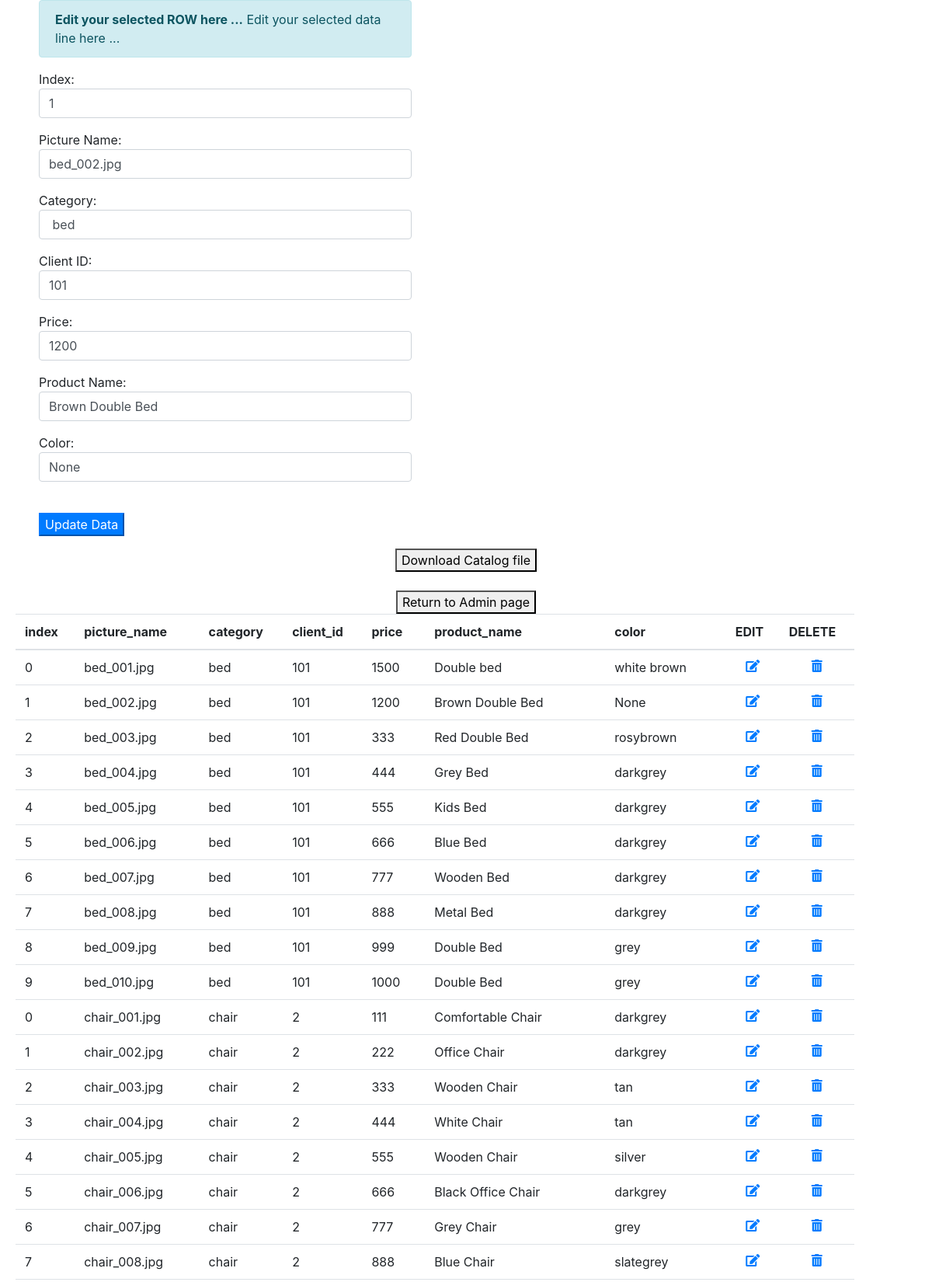
/query_edit?efname=bed_002.jpg&elname=+bed (upper part), run on the app's committed database.
### tables this page shows
CREATE TABLE "data_table" (
"index" VARCHAR(256),
  "picture_name" VARCHAR(256),
  "category" VARCHAR(256),
  "client_id" VARCHAR(256),
  "price" VARCHAR(256),
  "product_name" VARCHAR(256),
  "color" VARCHAR(256)
);

### app.py (the view)
@app.route('/query_edit',methods = ['POST', 'GET']) #this is when user clicks edit link
def sql_editlink():
    if request.method == 'GET':
        elname = request.args.get('elname')
        efname = request.args.get('efname')
        eresults = sql_query2(''' SELECT * FROM data_table WHERE picture_name = ? and category = ?''', (efname,elname))
    results = sql_query(''' SELECT * FROM data_table''')
    return render_template('viewcsv.html', eresults=eresults, results=results)

### dbmodel/sqlquery.py (called while the page is built)
def sql_query(query):
    cur = conn.cursor()
    cur.execute(query)
    rows = cur.fetchall()
    return rows

def sql_query2(query,var):
    cur = conn.cursor()
    cur.execute(query,var)
    rows = cur.fetchall()
    return rows

### templates/viewcsv.html (shortened to what this page needs)
<html>
    <head>
         <link rel="stylesheet" href="https://use.fontawesome.com/releases/v5.1.0/css/all.css">
         <link rel="stylesheet" href="https://stackpath.bootstrapcdn.com/bootstrap/4.1.1/css/bootstrap.min.css">
    </head>
   <body>
    <div>
        {% block content %}
        {% if 'query_edit' in request.url %}
        <div style='margin-left: 50px; width: 40%;'>
        <div class="alert alert-info" role="alert">
         <strong>Edit your selected ROW here ...</strong> Edit your selected data line here ...
        </div>
        {% for eresult in eresults %}
        <form action = "edit" method = "POST">
         <p>Index: <input class="form-control" type = "text" name = "index" style='width: 100%;' value='{{eresult["index"]}}'/></p>
         <p>Picture Name: <input class="form-control" type = "text" name = "picture_name" style='width: 100%;' value='{{eresult["picture_name"]}}' /></p>
         <p>Category: <input class="form-control" type = "text" name = "category" style='width: 100%;' value='{{eresult["category"]}}' /></p>
         <p>Client ID: <input class="form-control" type = "text" name = "client_id" style='width: 100%;' value='{{eresult["client_id"]}}' /></p>
         <p>Price: <input class="form-control" type ="text" name = "price" style='width: 100%;' value='{{eresult["price"]}}' /></p>
         <p>Product Name: <input class="form-control" type ="text" name = "product_name" style='width: 100%;' value='{{eresult["product_name"]}}' /></p>
         <p>Color: <input class="form-control" type ="text" name = "color" style='width: 100%;' value='{{eresult["color"]}}' /></p>
         <br>
         <p><input class="btn-primary" type = "submit" value = "Update Data" /></p>
        </form>
         {% endfor %}
         {% endif %}
         {% endblock content %}
    </div>
    <div>
        <center>
            <button type="button" onclick="window.location.href='{{url_for('download')}}';">Download Catalog file</button>
            <br><br>
            <button type="button" onclick="window.location.href='{{ url_for( 'admin' ) }}';">Return to Admin page</button>
        </center>
    </div>
    <div>
        <table class = 'table table-hover' style = 'margin-left: 20px; width: 90%;'>
            <thead>
            <tr>
                <th>index</th>
                <th>picture_name</th>
                <th>category</th>
                <th>client_id</th>
                <th>price</th>
                <th>product_name</th>
                <th>color</th>
                <th>EDIT</th>
                <th>DELETE</th>
            </tr>
            </thead>
            {% for result in results %}
                <tr>
                    <td>{{result["index"]}}</td>
                    <td>{{result["picture_name"]}}</td>
                    <td>{{result['category']}}</td>
                    <td>{{result['client_id']}}</td>
                    <td>{{result['price']}}</td>
                    <td>{{result['product_name']}}</td>
                    <td>{{result['color']}}</td>
                    <td align="center"><a href = "{{ url_for('sql_editlink', efname=result['picture_name'], elname=result['category']) }}"><i class="fas fa-edit"></a></td>
                    <td align="center"><a href = "{{ url_for('sql_datadelete', fname=result['picture_name'], lname=result['category']) }}"><i class="fas fa-trash-alt"></a></td>
                </tr>
            {% endfor %}
        </table>
    </div>
   </body>
</html>

### data on the page
data_table: index "1", picture_name "bed_002.jpg", category "bed", client_id "101", price "1200", product_name "Brown Double Bed", color "None"
data_table: index "0", picture_name "bed_001.jpg", category "bed", client_id "101", price "1500", product_name "Double bed", color "white brown"
data_table: index "2", picture_name "bed_003.jpg", category "bed", client_id "101", price "333", product_name "Red Double Bed", color "rosybrown"
data_table: index "3", picture_name "bed_004.jpg", category "bed", client_id "101", price "444", product_name "Grey Bed", color "darkgrey"
data_table: index "4", picture_name "bed_005.jpg", category "bed", client_id "101", price "555", product_name "Kids Bed", color "darkgrey"
data_table: index "5", picture_name "bed_006.jpg", category "bed", client_id "101", price "666", product_name "Blue Bed", color "darkgrey"
data_table: index "6", picture_name "bed_007.jpg", category "bed", client_id "101", price "777", product_name "Wooden Bed", color "darkgrey"
data_table: index "7", picture_name "bed_008.jpg", category "bed", client_id "101", price "888", product_name "Metal Bed", color "darkgrey"
data_table: index "8", picture_name "bed_009.jpg", category "bed", client_id "101", price "999", product_name "Double Bed", color "grey"
data_table: index "9", picture_name "bed_010.jpg", category "bed", client_id "101", price "1000", product_name "Double Bed", color "grey"
data_table: index "0", picture_name "chair_001.jpg", category "chair", client_id "2", price "111", product_name "Comfortable Chair", color "darkgrey"
data_table: index "1", picture_name "chair_002.jpg", category "chair", client_id "2", price "222", product_name "Office Chair", color "darkgrey"
data_table: index "2", picture_name "chair_003.jpg", category "chair", client_id "2", price "333", product_name "Wooden Chair", color "tan"
data_table: index "3", picture_name "chair_004.jpg", category "chair", client_id "2", price "444", product_name "White Chair", color "tan"
data_table: index "4", picture_name "chair_005.jpg", category "chair", client_id "2", price "555", product_name "Wooden Chair", color "silver"
data_table: index "5", picture_name "chair_006.jpg", category "chair", client_id "2", price "666", product_name "Black Office Chair", color "darkgrey"
data_table: index "6", picture_name "chair_007.jpg", category "chair", client_id "2", price "777", product_name "Grey Chair", color "grey"
data_table: index "7", picture_name "chair_008.jpg", category "chair", client_id "2", price "888", product_name "Blue Chair", color "slategrey"
